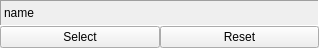
<?xml version="1.0" encoding="UTF-8"?>
<ui version="4.0">
 <class>ReferencePropertyWidget</class>
 <widget class="QWidget" name="ReferencePropertyWidget">
  <property name="geometry">
   <rect>
    <x>0</x>
    <y>0</y>
    <width>319</width>
    <height>48</height>
   </rect>
  </property>
  <property name="windowTitle">
   <string>Form</string>
  </property>
  <property name="locale">
   <locale language="English" country="UnitedStates"/>
  </property>
  <layout class="QVBoxLayout" name="verticalLayout">
   <property name="spacing">
    <number>0</number>
   </property>
   <property name="leftMargin">
    <number>0</number>
   </property>
   <property name="topMargin">
    <number>0</number>
   </property>
   <property name="rightMargin">
    <number>0</number>
   </property>
   <property name="bottomMargin">
    <number>0</number>
   </property>
   <item>
    <widget class="QLabel" name="nameLabel">
     <property name="sizePolicy">
      <sizepolicy hsizetype="Preferred" vsizetype="Preferred">
       <horstretch>0</horstretch>
       <verstretch>0</verstretch>
      </sizepolicy>
     </property>
     <property name="frameShape">
      <enum>QFrame::Panel</enum>
     </property>
     <property name="frameShadow">
      <enum>QFrame::Sunken</enum>
     </property>
     <property name="text">
      <string>name</string>
     </property>
    </widget>
   </item>
   <item>
    <layout class="QHBoxLayout" name="horizontalLayout">
     <item>
      <widget class="QPushButton" name="changeButton">
       <property name="text">
        <string>Select</string>
       </property>
      </widget>
     </item>
     <item>
      <widget class="QPushButton" name="removeButton">
       <property name="text">
        <string>Reset</string>
       </property>
      </widget>
     </item>
    </layout>
   </item>
  </layout>
 </widget>
 <resources/>
 <connections/>
</ui>
